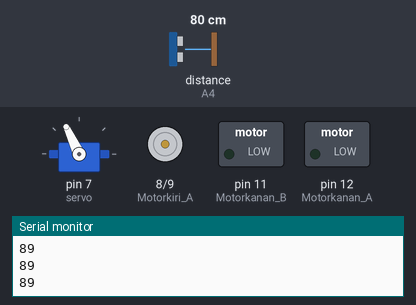
Bench run of a sketch on a simulated Arduino Uno, built with avr-gcc and run on an emulated ATmega328P. Shown: servo, motor-driver pin pairs drawn as motors (green arrow = first pin HIGH = forward, orange = second pin HIGH = backward, longer = more drive), switched loads named in the sketch (green lamp = pin HIGH), the last lines printed to the serial monitor. Wiring (inferred from the names in the program): ultrasonic range finder: trigger A5; echo A4; servo: signal pin 7. Inputs (shaded band) come from the test bench; at power-on: distance to the obstacle (sensor on A4) 80 cm. The echo pulse lasts 58.3 µs per cm; servo pulses on a pin are drawn as a servo (544–2400 µs = 0–180°); pins used as bus, display or sensor lines are not drawn.

Above: at 1.5 s.
1.6 s: distance to the obstacle (sensor on A4) set to 2 cm
At 2.7 s:
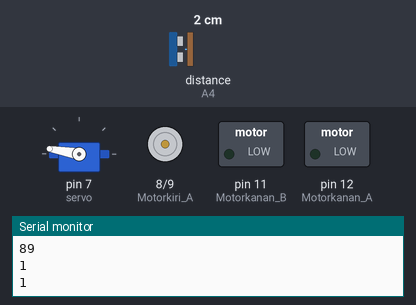
5.1 s: distance to the obstacle (sensor on A4) set to 12 cm
At 8.13 s:
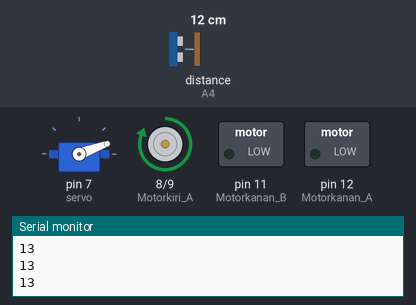
9.0 s: distance to the obstacle (sensor on A4) set to 15 cm
At 13.1 s:
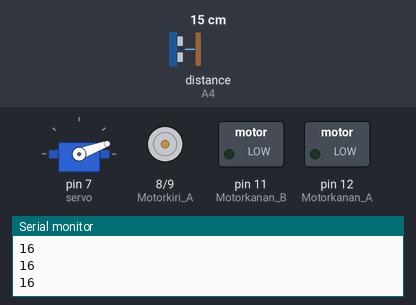
Timing chart, 0 to 18.5 s (numbered marks = the images above; inputs shaded):
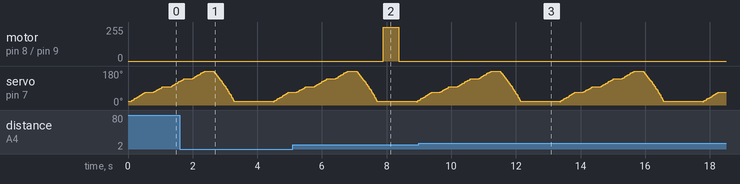

Measured:
- the behaviour switches between 13 and 14 cm on distance to the obstacle (sensor on A4) (found by bisection; images 2 and 3)
- after the input at 9.0 s, motor on pin 8 (Motorkiri_A) / pin 9 (Motorkiri_B): stops changing and stays stopped

The sketch:

Go_to_Goal_Code.ino
```cpp
#include <math.h>

int optokiri          =  2;
int optokanan          = 3;
int Motorkiri_A       = 8;
int Motorkiri_B     =  9;
int Motorkanan_B      =  11;
int Motorkanan_A      =  12;
int a = 0;
float duration;
float distance;
int jarak = 50;
int servo          =  7;
const int trig  =  A5;
const int echo  =  A4;
unsigned long count = 0;
unsigned long countkanan = 0;

float pi = 3.14;
float R  = 3.25;
int N = 12;
int L = 12;


//Servo
  int Period = 5000;
  int first = 700;
  int finish = 2500;
  int increment = 10;
  int current = 0;
  int finish_old;
  int first_old;


//PID
int maxspd = 255;
int Vo= 80;
float V_kiri;
float V_kanan;
float error   = 0;
float error2  = 0;
float error_P = 0;
float error_I = 0;
float error_D = 0;
float P = 0;
float I = 0;
float D = 0;
float w = 0;
float Kp = 6 ;
float Ki = 1/1000 ;
float Kd = 7 ;


//Go to goal
  float count_new = 0;
  float countkanan_new = 0;
  float count_old = 0;
  float countkanan_old = 0;
  float D_countkanan = 0;
  float D_count = 0;
  float DR = 0;
  float DL = 0;
  float DC = 0;
  float X_new = 0;
  float Y_new = 0;
  float tetha_new = 0;
  float X_old = 0;
  float Y_old = 0;
  float tetha_old = 0;
  float goalX = 0;
  float goalY = 0;
  float dX = 0;
  float dY = 0;
  float goal_tetha  = 0;
  float error_tetha = 0;
  float dt = 1/10;
  float range = 8;
  int   q = 1;
  int   cm = 0;
  int pwm;
  int angle;


//Matrix
  int  k,l;
  float d1 = 0;
  float d2 = 0;
  float d3 = 0;
  float d4 = 0;
  float d5 = 0;
  float t1 = 0;
  float t2 = 0;
  float t3 = 0;
  float t4 = 0;
  float t5 = 0;

  float M1_1, M1_2, M1_3;
  float M2_1, M2_2, M2_3;
  float M3_1, M3_2, M3_3;
  float M4_1, M4_2, M4_3;
  float M5_1, M5_2, M5_3;

  float Mx1_1, Mx1_2, Mx1_3;
  float Mx2_1, Mx2_2, Mx2_3;
  float Mx3_1, Mx3_2, Mx3_3;
  float Mx4_1, Mx4_2, Mx4_3;
  float Mx5_1, Mx5_2, Mx5_3;

  float J_X, J_Y, J_T;

void setup() {

  Serial.begin(9600);
  attachInterrupt(optokiri, encoderL, FALLING);
  attachInterrupt(optokanan, encoderR, FALLING);
  pinMode(Motorkiri_A, OUTPUT);
  pinMode(Motorkiri_B, OUTPUT);
  pinMode(Motorkanan_A, OUTPUT);
  pinMode(Motorkanan_B, OUTPUT);
  pinMode(servo, OUTPUT);
}


void loop() {

  geserkiri();
  geserkanan();
  cekobs();

}


void cekobs() {

  if ((d1 < jarak) || (d2 < jarak) || (d3 < jarak) || (d4 < jarak) || (d5 < jarak)){
    hindari();
  }
  else {
    execute_go_to_goal();
  }

}


void hindari() {
  Kp = 6;
  Kd = 7;
  goalX = J_X/5; goalY = J_Y/5;

   for(k=0; k<300; k++) {
    countkanan_new = countkanan;
    count_new = count;

    go_to_goal();

    if (d1 < d2) { V_kanan = V_kanan*1.2; }
    else if (d1 > d2) {V_kanan = V_kanan*1.3; }
    if (d5 < d4) { V_kiri = V_kiri*1.2; }
    else if (d5 > d4) {V_kiri = V_kiri*1.3; }

    if (d2 < 15 && d3 < 15 && d1 < 15) {V_kanan = 70; V_kiri = 5; }
    if (d4 < 15 && d3 < 15 && d5 < 15) {V_kiri = 70; V_kanan = 5;}
    absolute_V();
    execute_motor();
    delay (dt*1000);
  }

  stopped();
  delay (500);
}


void execute_go_to_goal() {

  goalX = 180; goalY = 50;

  for (l=0; l<600; l++) {

    countkanan_new = countkanan;
    count_new = count;

    go_to_goal();
    absolute_V();
    execute_motor();
    delay (dt*1000);

    while ((X_new < (goalX + range)) && (X_new > (goalX - range)) && (Y_new < (goalY + range)) && (Y_new > (goalY - range))) {

      stopped();
      for (a=0; a<=100; a++){
      delay (1000);
      a=0;
      }

  }
  }
  stopped();
  delay(500);
}


void go_to_goal () {

  estimate_position();

  dX = goalX - X_new;
  dY = goalY - Y_new;

  goal_tetha = atan2 (dY,dX);
  error_tetha = goal_tetha - tetha_new;
  error_tetha = atan2 (sin(error_tetha),cos(error_tetha));

  error_P = error_tetha ;
  P = Kp * error_P ;
  error_I = error_tetha + error_I;
  I = Ki * error_I ;
  error_D = error_tetha - error2;
  D = Kd * error_D ;

  error2 = error_tetha ;

  w = P + I + D ;

  V_kanan = ((2*Vo + w*L)/(2*R));
  V_kiri  = ((2*Vo - w*L)/(2*R));

}


void estimate_position () {

  D_countkanan = countkanan_new - countkanan_old;
  D_count = count_new - count_old;

  DR = 2* pi * R * D_countkanan / N ;
  DL = 2* pi * R * D_count / N ;
  DC = (DR + DL)/2 ;

  X_new = X_old + DC * cos (tetha_old);
  Y_new = Y_old + DC * sin (tetha_old);
  tetha_new = tetha_old + ((DR - DL) / L);
  tetha_new = atan2(sin(tetha_new),cos(tetha_new));

  countkanan_old = countkanan_new;
  count_old = count_new;
  X_old = X_new;
  Y_old = Y_new;
  tetha_old = tetha_new;

}


void absolute_V () {

  if (V_kiri>maxspd) {
    V_kiri=maxspd;
  }
  else if (V_kiri<-maxspd) {
    V_kiri=-maxspd;
  }
  if (V_kanan>maxspd) {
    V_kanan=maxspd;
  }
  else if (V_kanan<-maxspd) {
    V_kanan=-maxspd;
  }

}


void execute_motor () {

  if ((V_kiri > 0)&&(V_kanan >0))  {
    forward();
  }
  else if((V_kiri < 0)&&(V_kanan < 0)) {
    V_kiri=0-V_kiri;
    V_kanan=0-V_kanan;
    backward();
  }
  else if((V_kiri > 0)&&(V_kanan < 0)) {
    V_kanan=0-V_kanan;
    turn_right();
  }
  else if((V_kiri < 0)&&(V_kanan > 0)) {
    V_kiri=0-V_kiri;
    turn_left();
  }
}


void stopped() {

  analogWrite  (Motorkiri_A  ,  0      );
  analogWrite  (Motorkiri_B,  0      );
  analogWrite  (Motorkanan_A ,  0      );
  analogWrite  (Motorkanan_B ,  0      );
}

void forward() {

  V_kiri  = map(V_kiri , 0,100,0,255);
  V_kanan = map(V_kanan, 0,100,0,255);

  analogWrite  (Motorkiri_A  ,  V_kiri );
  digitalWrite  (Motorkiri_B,  LOW      );
  analogWrite  (Motorkanan_A ,  V_kanan);
  digitalWrite  (Motorkanan_B ,  LOW      );
}

void backward() {

  V_kiri  = map(V_kiri , 0,100,0,255);
  V_kanan = map(V_kanan, 0,100,0,255);

  digitalWrite  (Motorkiri_A  ,  LOW      );
  analogWrite  (Motorkiri_B,  V_kiri );
  digitalWrite  (Motorkanan_A ,  LOW      );
  analogWrite  (Motorkanan_B ,  V_kanan);
}

void turn_right() {

  V_kiri  = map(V_kiri , 0,100,0,255);
  V_kanan = map(V_kanan, 0,100,0,255);

  analogWrite  (Motorkiri_A  ,  V_kiri );
  digitalWrite  (Motorkiri_B,  LOW      );
  digitalWrite  (Motorkanan_A ,  LOW      );
  analogWrite  (Motorkanan_B ,  V_kanan);
}

void turn_left() {

  V_kiri  = map(V_kiri , 0,100,0,255);
  V_kanan = map(V_kanan, 0,100,0,255);

  digitalWrite  (Motorkiri_A  ,  LOW      );
  analogWrite  (Motorkiri_B,  V_kiri );
  analogWrite  (Motorkanan_A ,  V_kanan);
  digitalWrite  (Motorkanan_B ,  LOW      );
}


void ultra()
{
   long duration, inches;

  pinMode(trig, OUTPUT);
  digitalWrite(trig, LOW);
  delayMicroseconds(2);
  digitalWrite(trig, HIGH);
  delayMicroseconds(5);
  digitalWrite(trig, LOW);

  pinMode(echo, INPUT);
  duration = pulseIn(echo, HIGH);
  cm = microsecondsToCentimeters(duration);
  distance = cm;
  Serial.println(cm);
  if (distance > 100) {
    distance = 100;
  }

  delay(50);

}


void servo_to_right(){
   for(current = first_old; current >first; current-=increment){
         digitalWrite(servo, HIGH);
         delayMicroseconds(current);
         digitalWrite(servo, LOW);
         delayMicroseconds(2000);
    }
}
void servo_to_left(){
  for(current = finish_old; current <finish; current+=increment){
         digitalWrite(servo, HIGH);
         delayMicroseconds(current);
         digitalWrite(servo, LOW);
         delayMicroseconds(25000-current);
    }
  finish_old=finish;
}


void geserkiri(){
  ultra();
  d1= distance;
  t1= -1.57079;
  m1();

  finish_old=first;
  finish = 1250 ;
  servo_to_left();
  delay (200);
  ultra();
  d2= distance;
  t2= -0.78539;
  m2();

  finish = 1600;
  servo_to_left();
  delay (200);
  ultra();
  d3= distance;
  t3= 0;
  m3();

  finish = 2050;
  servo_to_left();
  delay (200);
  ultra();
  d4= distance;
  t4= 0.78539;
  m4();

  finish = 2500;
  servo_to_left();
  delay (200);
  ultra();
  d5= distance;
  t5= 1.57079;
  m5();

 jumlahmatrix();
}

void geserkanan(){

  first_old = finish;
  first = 700;
  servo_to_right();
  delay (200);

}

void m1() {

  M1_1 = cos(t1)*d1 - sin(t1)*0 + 0*1;
  M1_2 = sin(t1)*d1 + cos(t1)*0 + 0*0;
  M1_3 = 0*d1 + 0*0 + 1*1;

  Mx1_1 = cos(tetha_new)*M1_1 - sin(tetha_new)*M1_2 + X_new*M1_3;
  Mx1_2 = sin(tetha_new)*M1_1 + cos(tetha_new)*M1_2 + Y_new*M1_3;
  Mx1_3 = 0*M1_1 + 0*M1_2 + 1*M1_3;

}

void m2() {

  M2_1 = cos(t2)*d2 - sin(t2)*0 + 0*1;
  M2_2 = sin(t2)*d2 + cos(t2)*0 + 0*0;
  M2_3 = 0*d2 + 0*0 + 1*1;

  Mx2_1 = cos(tetha_new)*M2_1 - sin(tetha_new)*M2_2 + X_new*M2_3;
  Mx2_2 = sin(tetha_new)*M2_1 + cos(tetha_new)*M2_2 + Y_new*M2_3;
  Mx2_3 = 0*M2_1 + 0*M2_2 + 1*M2_3;

}

void m3() {

  M3_1 = cos(t3)*d3 - sin(t3)*0 + 0*1;
  M3_2 = sin(t3)*d3 + cos(t3)*0 + 0*0;
  M3_3 = 0*d3 + 0*0 + 1*1;

  Mx3_1 = cos(tetha_new)*M3_1 - sin(tetha_new)*M3_2 + X_new*M3_3;
  Mx3_2 = sin(tetha_new)*M3_1 + cos(tetha_new)*M3_2 + Y_new*M3_3;
  Mx3_3 = 0*M3_1 + 0*M3_2 + 1*M3_3;

}

void m4() {

  M4_1 = cos(t4)*d4 - sin(t4)*0 + 0*1;
  M4_2 = sin(t4)*d4 + cos(t4)*0 + 0*0;
  M4_3 = 0*d4 + 0*0 + 1*1;

  Mx4_1 = cos(tetha_new)*M4_1 - sin(tetha_new)*M4_2 + X_new*M4_3;
  Mx4_2 = sin(tetha_new)*M4_1 + cos(tetha_new)*M4_2 + Y_new*M4_3;
  Mx4_3 = 0*M4_1 + 0*M4_2 + 1*M4_3;

}

void m5() {

  M5_1 = cos(t5)*d5 - sin(t5)*0 + 0*1;
  M5_2 = sin(t5)*d5 + cos(t5)*0 + 0*0;
  M5_3 = 0*d5 + 0*0 + 1*1;

  Mx5_1 = cos(tetha_new)*M5_1 - sin(tetha_new)*M5_2 + X_new*M5_3;
  Mx5_2 = sin(tetha_new)*M5_1 + cos(tetha_new)*M5_2 + Y_new*M5_3;
  Mx5_3 = 0*M5_1 + 0*M5_2 + 1*M5_3;

}

void jumlahmatrix() {

  J_X = Mx1_1 + Mx2_1 + Mx3_1 + Mx4_1 + Mx5_1;
  J_Y = Mx1_2 + Mx2_2 + Mx3_2 + Mx4_2 + Mx5_2;

}

long microsecondsToCentimeters(long microseconds)
{
  // The speed of sound is 340 m/s or 29 microseconds per centimeter.
  // The trig travels out and back, so to find the distance of the
  // object we take half of the distance travelled.
  return microseconds / 26 / 2;
}


void encoderL() {

   count++;

}

void encoderR() {

   countkanan++;

}
```
